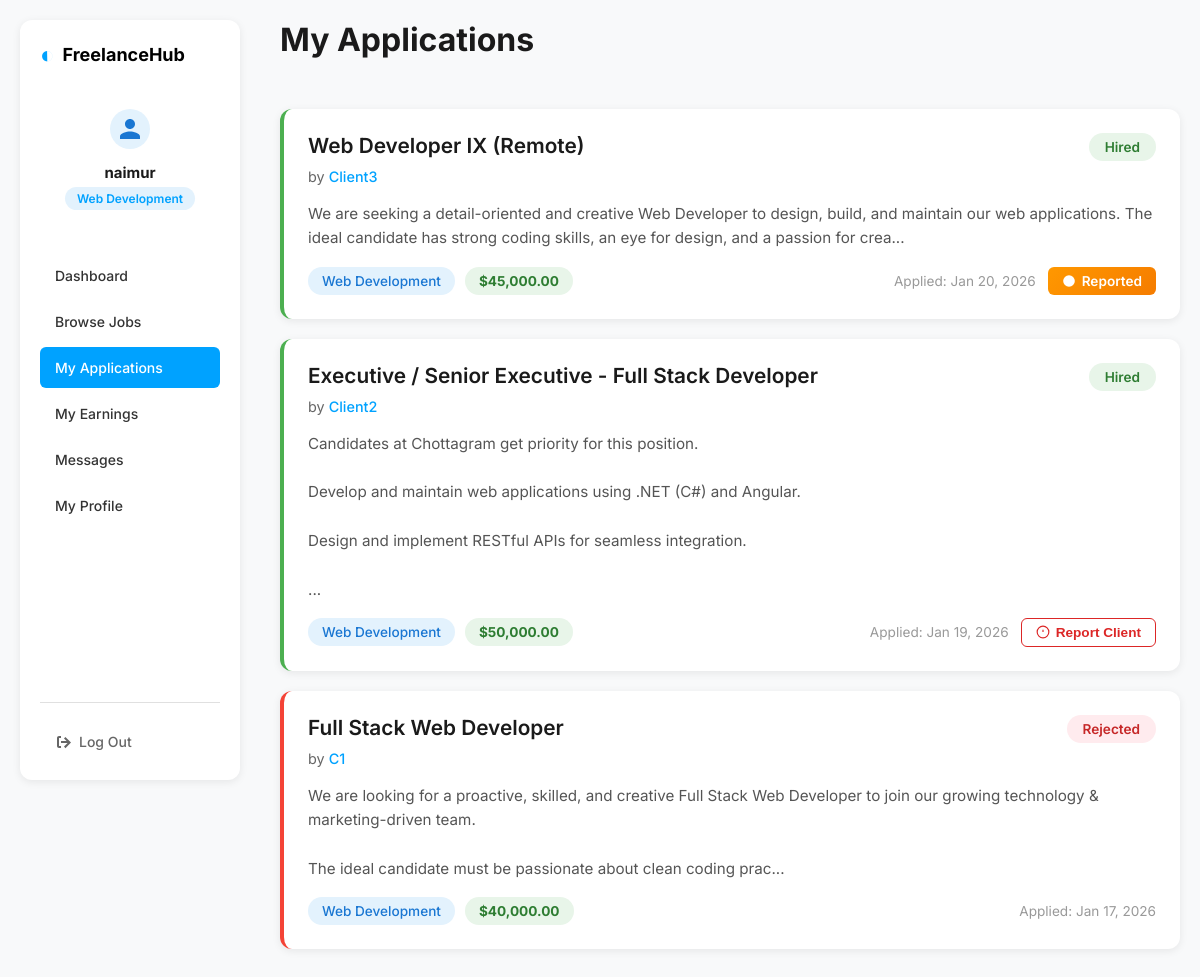
The page /freelancer/dashboard.php?page=applications (signed in) on the database its author committed.
### tables this page shows
CREATE TABLE `job_applications` (
  `application_id` int(11) NOT NULL,
  `job_id` int(11) NOT NULL,
  `freelancer_id` int(11) NOT NULL,
  `applied_at` timestamp NOT NULL DEFAULT current_timestamp()
);

CREATE TABLE `jobs` (
  `job_id` int(11) NOT NULL,
  `client_id` int(11) NOT NULL,
  `skill_id` int(11) NOT NULL,
  `job_title` varchar(150) DEFAULT NULL,
  `job_description` text DEFAULT NULL,
  `status` enum('open','closed') DEFAULT 'open',
  `is_hired` tinyint(1) DEFAULT 0,
  `hired_freelancer_id` int(11) DEFAULT NULL,
  `hired_at` timestamp NULL DEFAULT NULL,
  `budget` decimal(10,2) DEFAULT NULL,
  `created_at` timestamp NOT NULL DEFAULT current_timestamp()
);

CREATE TABLE `clients` (
  `client_id` int(11) NOT NULL,
  `full_name` varchar(100) NOT NULL,
  `email` varchar(150) NOT NULL,
  `password` varchar(255) NOT NULL,
  `created_at` timestamp NOT NULL DEFAULT current_timestamp(),
  `is_suspended` tinyint(1) DEFAULT 0
);

CREATE TABLE `skill_categories` (
  `skill_id` int(11) NOT NULL,
  `skill_name` varchar(100) NOT NULL,
  `created_at` timestamp NOT NULL DEFAULT current_timestamp()
);

### freelancer/pages/applications.php (the view, shortened to what this page needs)
<?php
$freelancer_id = $_SESSION['freelancer_id'];
$apps_query = $conn->query("
    SELECT
        ja.application_id,
        ja.applied_at,
        ja.job_id,
        j.job_title,
        j.job_description,
        j.budget,
        j.status as job_status,
        c.client_id,
        c.full_name as client_name,
        s.skill_name,
        CASE
            WHEN hf.hire_id IS NOT NULL THEN 'hired'
            WHEN j.status = 'closed' THEN 'rejected'
            ELSE 'pending'
        END as application_status,
        (SELECT COUNT(*) FROM user_reports
         WHERE job_id = ja.job_id
         AND reported_user_id = c.client_id
         AND reporter_id = $freelancer_id
         AND reporter_type = 'freelancer') as already_reported
    FROM job_applications ja
    JOIN jobs j ON ja.job_id = j.job_id
    JOIN clients c ON j.client_id = c.client_id
    JOIN skill_categories s ON j.skill_id = s.skill_id
    LEFT JOIN hired_freelancers hf ON ja.job_id = hf.job_id AND ja.freelancer_id = hf.freelancer_id
    WHERE ja.freelancer_id = $freelancer_id
    ORDER BY ja.applied_at DESC
");
?>
<div class="applications-container">
    <?php if ($apps_query && $apps_query->num_rows > 0): ?>
        <div class="applications-list">
            <?php while ($app = $apps_query->fetch_assoc()): ?>
                <div class="application-card status-<?= $app['application_status'] ?>">
                    <div class="app-header">
                        <div>
                            <h3 class="app-job-title"><?= htmlspecialchars($app['job_title']) ?></h3>
                            <span class="app-client">
                                by <a href="dashboard.php?page=client_profile&id=<?= $app['client_id'] ?>" class="client-name-link"><?= htmlspecialchars($app['client_name']) ?></a>
                            </span>
                        </div>
                        <span class="status-badge <?= $app['application_status'] ?>">
                            <?= ucfirst($app['application_status']) ?>
                        </span>
                    </div>
                    <p class="app-description"><?= nl2br(htmlspecialchars(substr($app['job_description'], 0, 200))) ?>...</p>
                    <div class="app-footer">
                        <div class="app-meta">
                            <span class="skill-tag"><?= htmlspecialchars($app['skill_name']) ?></span>
                            <span class="budget-tag">$<?= number_format($app['budget'], 2) ?></span>
                        </div>
                        <div class="app-actions">
                            <span class="applied-date">Applied: <?= date('M d, Y', strtotime($app['applied_at'])) ?></span>
                            <?php if ($app['application_status'] == 'hired'): ?>
                                <?php if ($app['already_reported'] == 0): ?>
                                    <button onclick="openReportModal(<?= $app['client_id'] ?>, <?= $app['job_id'] ?>)" class="btn-report-client">
                                        <svg width="14" height="14" viewBox="0 0 24 24" fill="none" stroke="currentColor" stroke-width="2">
                                            <circle cx="12" cy="12" r="10"></circle>
                                            <line x1="12" y1="8" x2="12" y2="12"></line>
                                            <line x1="12" y1="16" x2="12.01" y2="16"></line>
                                        </svg>
                                        Report Client
                                    </button>
                                <?php else: ?>
                                    <span class="already-reported-badge">
                                        <svg width="14" height="14" viewBox="0 0 24 24" fill="currentColor">
                                            <circle cx="12" cy="12" r="10"></circle>
                                            <line x1="12" y1="8" x2="12" y2="12" stroke="white" stroke-width="2"></line>
                                            <line x1="12" y1="16" x2="12.01" y2="16" stroke="white" stroke-width="2"></line>
                                        </svg>
                                        Reported
                                    </span>
                                <?php endif; ?>
                            <?php endif; ?>
                        </div>
                    </div>
                </div>
            <?php endwhile; ?>
        </div>
    <?php endif; ?>
</div>
<link rel="stylesheet" href="css/applications.css">

### freelancer/dashboard.php (shortened to what this page needs)
<?php
$page = $_GET['page'] ?? 'home';
$pages = [
    'home' => 'Dashboard',
    'jobs' => 'Browse Jobs',
    'applications' => 'My Applications',
    'earnings' => 'My Earnings',
    'messages' => 'Messages',
    'profile' => 'My Profile'
];
$pageTitle = $pages[$page] ?? 'Dashboard';
$freelancer_name = $_SESSION['freelancer_name'];
$freelancer_skill = $_SESSION['freelancer_skill_name'];
?>
<!DOCTYPE html>
<html lang="en">
<head>
    <link rel="stylesheet" href="css/freelancer_dashboard.css">
</head>
<body>
    <div class="dashboard-container">
        <aside class="dashboard-sidebar">
            <div class="sidebar-header">
                <div class="logo">
                    <a href="../index.php" class="logo-link">
                        <span class="logo-icon">◐</span>
                        <span class="logo-text">FreelanceHub</span>
                    </a>
                </div>
                <div class="freelancer-profile">
                    <div class="freelancer-avatar">
                        <svg width="40" height="40" viewBox="0 0 40 40" fill="none">
                            <circle cx="20" cy="20" r="20" fill="#e3f2fd"/>
                            <path d="M20 20c2.76 0 5-2.24 5-5s-2.24-5-5-5-5 2.24-5 5 2.24 5 5 5zm0 2.5c-3.33 0-10 1.67-10 5v2.5h20v-2.5c0-3.33-6.67-5-10-5z" fill="#1976d2"/>
                        </svg>
                    </div>
                    <span class="freelancer-name"><?= htmlspecialchars(explode(' ', $freelancer_name)[0]) ?></span>
                    <span class="freelancer-skill"><?= htmlspecialchars($freelancer_skill) ?></span>
                </div>
            </div>
            <nav class="sidebar-nav">
                <?php foreach ($pages as $key => $label): ?>
                    <a href="dashboard.php?page=<?= $key ?>"
                       class="nav-item <?= $page === $key ? 'active' : '' ?>">
                        <?= htmlspecialchars($label) ?>
                    </a>
                <?php endforeach; ?>
            </nav>
            <div class="sidebar-footer">
                <a href="logout.php" class="logout-link">
                    <svg width="16" height="16" viewBox="0 0 16 16" fill="currentColor">
                        <path d="M6 14H4c-1.1 0-2-.9-2-2V4c0-1.1.9-2 2-2h2v2H4v8h2v2zm6.6-6L9 4.4 10.4 3l5.6 5.6-5.6 5.6L9 12.6 12.6 9H6V7h6.6z"/>
                    </svg>
                    Log Out
                </a>
            </div>
        </aside>
        <main class="dashboard-main">
            <div class="main-header">
                <h1><?= htmlspecialchars($pageTitle) ?></h1>
            </div>
            <div class="main-content">
                <?php
                $pageFile = $page . '.php';
                $path = __DIR__ . '/pages/' . $pageFile;
                if (file_exists($path)) {
                    include $path;
                } else {
                    echo '<div class="info-message">This page is under construction.</div>';
                }
                ?>
            </div>
        </main>
    </div>
</body>
</html>

### freelancer/css/freelancer_dashboard.css (style rules this page uses)
* { margin: 0; padding: 0; box-sizing: border-box; }
body { font-family: 'Inter', Arial, sans-serif; background-color: #f8f9fa; color: #333; }
.dashboard-container { display: flex; min-height: 100vh; }
.dashboard-sidebar { width: 220px; background: #fff; border-radius: 12px; margin: 20px; padding: 20px; box-shadow: 0 2px 8px rgba(0, 0, 0, 0.08); display: flex; flex-direction: column; height: calc(100vh - 40px); position: sticky; top: 20px; }
.sidebar-header { margin-bottom: 30px; }
.logo { margin-bottom: 25px; }
.logo-link { display: flex; align-items: center; text-decoration: none; color: #000; font-size: 18px; font-weight: 700; }
.logo-icon { font-size: 24px; margin-right: 8px; color: #00a2ff; }
.freelancer-profile { display: flex; flex-direction: column; align-items: center; padding: 15px 0; text-align: center; }
.freelancer-avatar { margin-bottom: 10px; }
.freelancer-name { font-size: 15px; font-weight: 700; color: #1a1a1a; margin-bottom: 5px; }
.freelancer-skill { font-size: 12px; color: #00a2ff; font-weight: 600; background: #e3f2fd; padding: 4px 12px; border-radius: 12px; }
.sidebar-nav { flex: 1; }
.nav-item { display: block; padding: 12px 15px; margin-bottom: 5px; border-radius: 6px; text-decoration: none; color: #333; font-size: 14px; font-weight: 500; transition: all 0.2s ease; }
.nav-item.active { background-color: #00a2ff; color: #fff; }
.sidebar-footer { margin-top: auto; padding-top: 20px; border-top: 1px solid #e0e0e0; }
.logout-link { display: flex; align-items: center; gap: 8px; text-decoration: none; color: #666; font-size: 14px; font-weight: 500; padding: 10px 15px; border-radius: 6px; transition: all 0.2s ease; }
.dashboard-main { flex: 1; padding: 20px; }
.main-header { margin-bottom: 30px; }
.main-header h1 { font-size: 2rem; font-weight: 700; color: #1a1a1a; }

### freelancer/css/applications.css (style rules this page uses)
.applications-container { max-width: 1200px; margin: 0 auto; padding: 20px 0; }
.applications-list { display: grid; gap: 20px; }
.application-card { background: #fff; border-radius: 12px; padding: 24px; box-shadow: 0 2px 8px rgba(0, 0, 0, 0.08); transition: all 0.3s ease; border-left: 4px solid #e0e0e0; }
.application-card.status-hired { border-left-color: #4caf50; }
.application-card.status-rejected { border-left-color: #f44336; }
.app-header { display: flex; justify-content: space-between; align-items: flex-start; margin-bottom: 16px; gap: 15px; }
.app-job-title { font-size: 1.3rem; font-weight: 600; color: #1a1a1a; margin: 0 0 8px 0; }
.app-client { font-size: 0.9rem; color: #666; }
.client-name-link { color: #00a2ff; text-decoration: none; font-weight: 500; transition: all 0.3s ease; position: relative; }
.client-name-link::after { content: '→'; margin-left: 4px; opacity: 0; transition: all 0.3s ease; }
.status-badge { padding: 6px 16px; border-radius: 20px; font-size: 0.85rem; font-weight: 600; white-space: nowrap; }
.status-badge.hired { background: #e8f5e9; color: #2e7d32; }
.status-badge.rejected { background: #ffebee; color: #c62828; }
.app-description { font-size: 0.95rem; color: #555; line-height: 1.6; margin-bottom: 16px; }
.app-footer { display: flex; justify-content: space-between; align-items: center; flex-wrap: wrap; gap: 12px; }
.app-meta { display: flex; gap: 10px; flex-wrap: wrap; }
.skill-tag { background: #e3f2fd; color: #1976d2; padding: 6px 14px; border-radius: 16px; font-size: 0.85rem; font-weight: 500; }
.budget-tag { background: #e8f5e9; color: #2e7d32; padding: 6px 14px; border-radius: 16px; font-size: 0.85rem; font-weight: 700; }
.app-actions { display: flex; align-items: center; gap: 12px; flex-wrap: wrap; }
.applied-date { font-size: 0.85rem; color: #999; }
.btn-report-client { display: inline-flex; align-items: center; gap: 6px; padding: 6px 14px; background: #fff; border: 1.5px solid #dc2626; border-radius: 6px; color: #dc2626; font-weight: 600; font-size: 0.85rem; cursor: pointer; transition: all 0.3s ease; white-space: nowrap; }
.btn-report-client svg { flex-shrink: 0; }
.already-reported-badge { display: inline-flex; align-items: center; gap: 6px; background: linear-gradient(135deg, #ff9800 0%, #f57c00 100%); color: white; padding: 6px 14px; border-radius: 6px; font-size: 0.85rem; font-weight: 600; white-space: nowrap; }
.already-reported-badge svg { flex-shrink: 0; }

### rows shown on the page
job_applications: job.job_title "Web Developer IX (Remote)", clients.full_name "Client3", application_status "Hired", job.job_description "We are seeking a detail-oriented and creative Web Developer to design, build, and maintain our web applications. The ideal candidate has strong coding skills, an eye for design, and a passion for crea", skill_categories.skill_name "Web Development", job.budget "45,000.00", applied_at "Jan 20, 2026", shows "Reported"
job_applications: job.job_title "Executive / Senior Executive - Full Stack Developer", clients.full_name "Client2", application_status "Hired", job.job_description "Candidates at Chottagram get priority for this position. Develop and maintain web applications using .NET (C#) and Angular. Design and implement RESTful APIs for seamless integration.", skill_categories.skill_name "Web Development", job.budget "50,000.00", applied_at "Jan 19, 2026"
job_applications: job.job_title "Full Stack Web Developer", clients.full_name "C1", application_status "Rejected", job.job_description "We are looking for a proactive, skilled, and creative Full Stack Web Developer to join our growing technology & marketing-driven team. The ideal candidate must be passionate about clean coding prac", skill_categories.skill_name "Web Development", job.budget "40,000.00", applied_at "Jan 17, 2026"

### other values the page prints
explode(' ', $freelancer_name)[0] "naimur"
$freelancer_skill "Web Development"
$label "Dashboard"
$label "Browse Jobs"
$label "My Applications"
$label "My Earnings"
$label "Messages"
$label "My Profile"
$pageTitle "My Applications"
